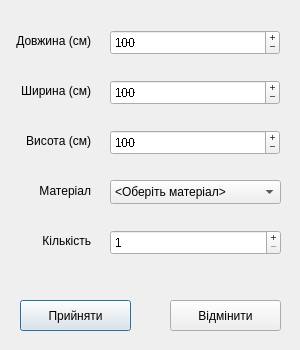
<?xml version="1.0" encoding="UTF-8"?>
<ui version="4.0">
 <class>AddDialog</class>
 <widget class="QDialog" name="AddDialog">
  <property name="geometry">
   <rect>
    <x>0</x>
    <y>0</y>
    <width>300</width>
    <height>350</height>
   </rect>
  </property>
  <property name="minimumSize">
   <size>
    <width>300</width>
    <height>350</height>
   </size>
  </property>
  <property name="maximumSize">
   <size>
    <width>300</width>
    <height>350</height>
   </size>
  </property>
  <property name="windowTitle">
   <string>Додати замовлення</string>
  </property>
  <widget class="QPushButton" name="pushButton_cancel">
   <property name="geometry">
    <rect>
     <x>170</x>
     <y>300</y>
     <width>111</width>
     <height>31</height>
    </rect>
   </property>
   <property name="text">
    <string>Відмінити</string>
   </property>
  </widget>
  <widget class="QLabel" name="label">
   <property name="geometry">
    <rect>
     <x>10</x>
     <y>30</y>
     <width>81</width>
     <height>21</height>
    </rect>
   </property>
   <property name="text">
    <string>Довжина (см)</string>
   </property>
   <property name="alignment">
    <set>Qt::AlignmentFlag::AlignRight|Qt::AlignmentFlag::AlignTrailing|Qt::AlignmentFlag::AlignVCenter</set>
   </property>
  </widget>
  <widget class="QLabel" name="label_2">
   <property name="geometry">
    <rect>
     <x>10</x>
     <y>80</y>
     <width>81</width>
     <height>21</height>
    </rect>
   </property>
   <property name="text">
    <string>Ширина (см)</string>
   </property>
   <property name="alignment">
    <set>Qt::AlignmentFlag::AlignRight|Qt::AlignmentFlag::AlignTrailing|Qt::AlignmentFlag::AlignVCenter</set>
   </property>
  </widget>
  <widget class="QLabel" name="label_3">
   <property name="geometry">
    <rect>
     <x>10</x>
     <y>130</y>
     <width>81</width>
     <height>21</height>
    </rect>
   </property>
   <property name="text">
    <string>Висота (см)</string>
   </property>
   <property name="alignment">
    <set>Qt::AlignmentFlag::AlignRight|Qt::AlignmentFlag::AlignTrailing|Qt::AlignmentFlag::AlignVCenter</set>
   </property>
  </widget>
  <widget class="QLabel" name="label_4">
   <property name="geometry">
    <rect>
     <x>10</x>
     <y>180</y>
     <width>81</width>
     <height>21</height>
    </rect>
   </property>
   <property name="text">
    <string>Матеріал</string>
   </property>
   <property name="alignment">
    <set>Qt::AlignmentFlag::AlignRight|Qt::AlignmentFlag::AlignTrailing|Qt::AlignmentFlag::AlignVCenter</set>
   </property>
  </widget>
  <widget class="QLabel" name="label_5">
   <property name="geometry">
    <rect>
     <x>10</x>
     <y>230</y>
     <width>81</width>
     <height>21</height>
    </rect>
   </property>
   <property name="text">
    <string>Кількість</string>
   </property>
   <property name="alignment">
    <set>Qt::AlignmentFlag::AlignRight|Qt::AlignmentFlag::AlignTrailing|Qt::AlignmentFlag::AlignVCenter</set>
   </property>
  </widget>
  <widget class="QPushButton" name="pushButton_accept">
   <property name="geometry">
    <rect>
     <x>20</x>
     <y>300</y>
     <width>111</width>
     <height>31</height>
    </rect>
   </property>
   <property name="text">
    <string>Прийняти</string>
   </property>
   <property name="default">
    <bool>true</bool>
   </property>
  </widget>
  <widget class="QSpinBox" name="spinBox_length">
   <property name="geometry">
    <rect>
     <x>110</x>
     <y>30</y>
     <width>170</width>
     <height>25</height>
    </rect>
   </property>
   <property name="font">
    <font>
     <stylestrategy>NoAntialias</stylestrategy>
    </font>
   </property>
   <property name="buttonSymbols">
    <enum>QAbstractSpinBox::ButtonSymbols::PlusMinus</enum>
   </property>
   <property name="accelerated">
    <bool>true</bool>
   </property>
   <property name="minimum">
    <number>10</number>
   </property>
   <property name="maximum">
    <number>150</number>
   </property>
   <property name="value">
    <number>100</number>
   </property>
  </widget>
  <widget class="QSpinBox" name="spinBox_width">
   <property name="geometry">
    <rect>
     <x>110</x>
     <y>80</y>
     <width>170</width>
     <height>25</height>
    </rect>
   </property>
   <property name="font">
    <font>
     <stylestrategy>NoAntialias</stylestrategy>
    </font>
   </property>
   <property name="buttonSymbols">
    <enum>QAbstractSpinBox::ButtonSymbols::PlusMinus</enum>
   </property>
   <property name="accelerated">
    <bool>true</bool>
   </property>
   <property name="minimum">
    <number>10</number>
   </property>
   <property name="maximum">
    <number>150</number>
   </property>
   <property name="value">
    <number>100</number>
   </property>
  </widget>
  <widget class="QSpinBox" name="spinBox_height">
   <property name="geometry">
    <rect>
     <x>110</x>
     <y>130</y>
     <width>170</width>
     <height>25</height>
    </rect>
   </property>
   <property name="font">
    <font>
     <stylestrategy>NoAntialias</stylestrategy>
    </font>
   </property>
   <property name="buttonSymbols">
    <enum>QAbstractSpinBox::ButtonSymbols::PlusMinus</enum>
   </property>
   <property name="accelerated">
    <bool>true</bool>
   </property>
   <property name="minimum">
    <number>10</number>
   </property>
   <property name="maximum">
    <number>150</number>
   </property>
   <property name="value">
    <number>100</number>
   </property>
  </widget>
  <widget class="QSpinBox" name="spinBox_count">
   <property name="geometry">
    <rect>
     <x>110</x>
     <y>230</y>
     <width>171</width>
     <height>25</height>
    </rect>
   </property>
   <property name="font">
    <font>
     <stylestrategy>NoAntialias</stylestrategy>
    </font>
   </property>
   <property name="buttonSymbols">
    <enum>QAbstractSpinBox::ButtonSymbols::PlusMinus</enum>
   </property>
   <property name="accelerated">
    <bool>true</bool>
   </property>
   <property name="minimum">
    <number>1</number>
   </property>
   <property name="maximum">
    <number>100000</number>
   </property>
   <property name="value">
    <number>1</number>
   </property>
  </widget>
  <widget class="QComboBox" name="comboBox_material">
   <property name="geometry">
    <rect>
     <x>110</x>
     <y>180</y>
     <width>171</width>
     <height>24</height>
    </rect>
   </property>
   <property name="currentText">
    <string>&lt;Оберіть матеріал&gt;</string>
   </property>
   <item>
    <property name="text">
     <string>&lt;Оберіть матеріал&gt;</string>
    </property>
   </item>
   <item>
    <property name="text">
     <string>Гофрокартон</string>
    </property>
   </item>
   <item>
    <property name="text">
     <string>Палітурний картон</string>
    </property>
   </item>
   <item>
    <property name="text">
     <string>Деревина</string>
    </property>
   </item>
   <item>
    <property name="text">
     <string>Біорозкладний матеріал</string>
    </property>
   </item>
   <item>
    <property name="text">
     <string>Пластик</string>
    </property>
   </item>
  </widget>
 </widget>
 <resources/>
 <connections/>
</ui>
